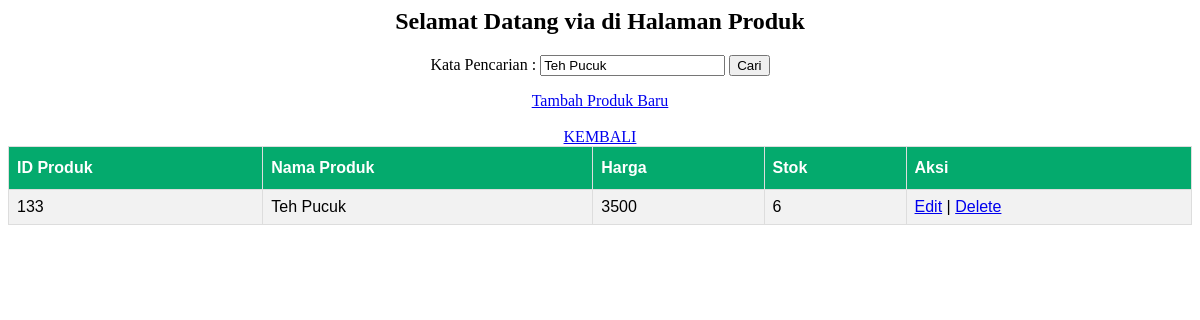
Page /produk.php?kata_cari=Teh Pucuk (signed in) on the committed database.
### tables this page shows
CREATE TABLE `produk` (
  `ProdukID` int(5) NOT NULL,
  `NamaProduk` varchar(20) NOT NULL,
  `Harga` int(10) NOT NULL,
  `Stok` int(5) NOT NULL
);

### produk.php (the view, shortened to what this page needs)
<html>
    <head>
    </head>
   <center><body>
    <h2>Selamat Datang <?php echo $_SESSION['username']; ?> di Halaman Produk</h2>
    <form method="GET" action="produk.php" style="text-align: center;">
		<label>Kata Pencarian : </label>
		<input type="text" name="kata_cari" value="<?php if(isset($_GET['kata_cari'])) { echo $_GET['kata_cari']; } ?>"  />
		<button type="submit">Cari</button>
	</form>
    <a href="tambahproduk.php">Tambah Produk Baru</a><br/><br/>
    <a href="Green/index.php">KEMBALI</a>
        <table id="produk" width='80%' border=1>
            <tr>
                <th>ID Produk</th>
                <th>Nama Produk</th>
                <th>Harga</th>
                <th>Stok</th>
            <th>Aksi</th>
            </tr>
            <?php
			include('koneksi.php');
				if(isset($_GET['kata_cari'])) {
					$kata_cari = $_GET['kata_cari'];
					$query = "SELECT * FROM produk WHERE NamaProduk like '%".$kata_cari."%' OR Harga like '%".$kata_cari."%' OR Stok like '%".$kata_cari."%' ORDER BY ProdukID ASC";
				} else {
					$query = "SELECT * FROM produk ORDER BY ProdukID ASC";
				}
				$result = mysqli_query($conn, $query);
				while ($row = mysqli_fetch_assoc($result)) {
			?>
			<tr>
				<td><?php echo $row['ProdukID']; ?></td>
				<td><?php echo $row['NamaProduk']; ?></td>
				<td><?php echo $row['Harga']; ?></td>
                <td><?php echo $row['Stok']; ?></td>
                <td><?php echo "<a href='editproduk.php?ProdukID=$row[ProdukID]'>Edit</a> | <a href='deleteproduk.php?ProdukID=$row[ProdukID]'>Delete</a>"; ?></td>
			</tr>
			<?php
			}
			?>
        </table>
    </body></center>
</html>

### produk.php (style rules this page uses)
#produk { font-family: Arial, Helvetica, sans-serif; border-collapse: collapse; width: 100%; }
#produk td, #produk th { border: 1px solid #ddd; padding: 8px; }
#produk tr:nth-child(even) { background-color: #f2f2f2; }
#produk th { padding-top: 12px; padding-bottom: 12px; text-align: left; background-color: #04AA6D; color: white; }

### rows in the picture
produk: ProdukID "133", NamaProduk "Teh Pucuk", Harga "3500", Stok "6"

### other values in the picture
$_SESSION['username'] "via"
